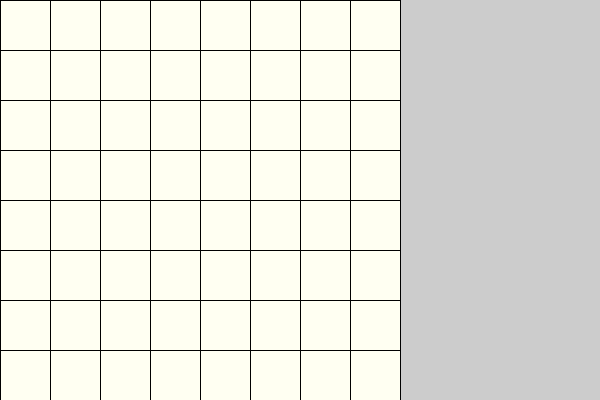
Frame 1 (no input)
Frame 60 (the mouse pressed at the canvas centre just before this capture): identical to frame 1, image omitted
Frame 120 (the mouse held since frame 60 and released just before this capture): identical to frame 1, image omitted

The Processing sketch that drew this single still picture (run headless with seeded random() and noise(); from frame 60 on, the mouse is pressed at the canvas centre):

// Processing sketch: week04_2
// ── week04_2.pde
//week04-2 好玩的程式設計for for 迴圈+if判斷
//Ctrl-N開新的程式視窗
void setup(){//設定
  size(600,400);//視窗大小600,400
}
  void draw(){//畫圖
    for(int y=0; y<400; y += 50){//外面for迴圈 對y
      for(int x=0; x<400; x += 50){//裡面for迴圈 對x
        if(x<mouseX&&mouseX < x+50)fill(#74FFE4);
        else if (y<mouseX&&mouseX < y+50)fill(#74FFE4);
        else fill(#FFFFF2);//自己在Tool-色彩選擇器 挑色彩
        rect(x,y,50,50);
      }
    }
  }
